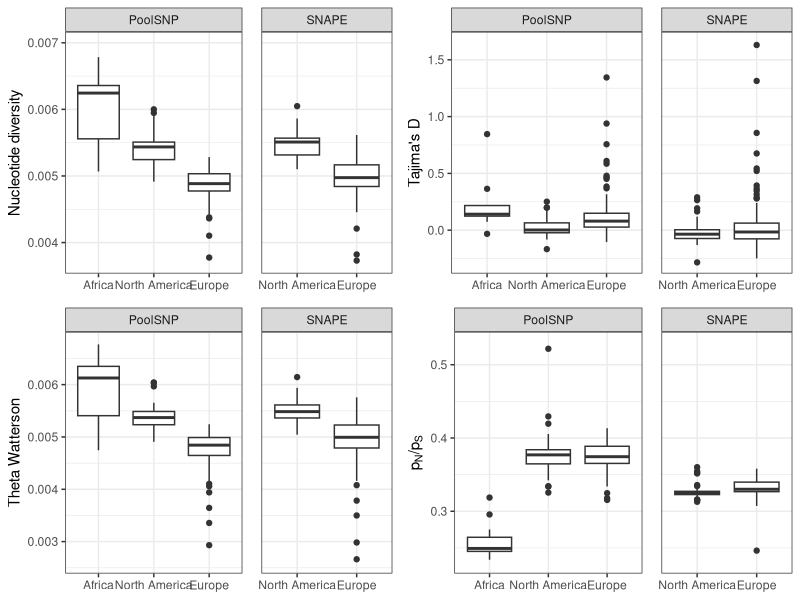

Reproduce this figure in R.
# plot Figure8 - Margot
library(ggplot2)
library("gridExtra")

dat<-read.table(file="Figure8_data.txt",header=T,fill =T,sep="\t")

dat_PoolSNP<-dat[dat$FILE=="PoolSNP",]
dat_SNAPE<-dat[dat$FILE=="SNAPE",]

# PoolSNP plots
plot1<-ggplot(dat_PoolSNP, aes(x=Continent, y=Pi)) + geom_boxplot(, show.legend = FALSE) + labs(y = "Nucleotide diversity") + theme_bw() + theme(axis.title.x=element_blank()) + facet_grid(~ FILE) + scale_x_discrete(limits=c("Africa","North America","Europe")) + scale_y_continuous(limits=c(0.0037, 0.007),breaks=seq(0.004, 0.007, 0.001))  
plot2<-ggplot(dat_PoolSNP, aes(x=Continent, y=Watterson)) + geom_boxplot(, show.legend = FALSE) + labs(y = "Theta Watterson") + theme_bw()  + theme(axis.title.x=element_blank()) + facet_grid(~ FILE) + scale_x_discrete(limits=c("Africa","North America","Europe")) + scale_y_continuous(limits=c(0.0026, 0.0068),breaks=seq(0.003, 0.006, 0.001))  
plot3<-ggplot(dat_PoolSNP, aes(x=Continent, y=Tajima_D)) + geom_boxplot(, show.legend = FALSE) +  labs(y = "Tajima's D") +  theme_bw() + theme(axis.title.x=element_blank()) + facet_grid(~ FILE) + scale_x_discrete(limits=c("Africa","North America","Europe")) + scale_y_continuous(limits=c(-0.285, 1.65),breaks=seq(0, 1.5, 0.5)) 
plot4<-ggplot(dat_PoolSNP, aes(x=Continent, y=pn_ps)) + geom_boxplot(, show.legend = FALSE) + labs(y =expression('p'[N]*'/p'[S])) +  theme_bw() + theme(axis.title.x=element_blank()) + facet_grid(~ FILE) + scale_x_discrete(limits=c("Africa","North America","Europe")) + scale_y_continuous(limits=c(0.23, 0.53),breaks=seq(0.3, 0.5, 0.1)) 

# SNAPE plots
plot5<-ggplot(dat_SNAPE, aes(x=Continent, y=Pi)) + geom_boxplot(, show.legend = FALSE) + labs(y = "Nucleotide diversity") + theme_bw() + theme(axis.title.x=element_blank(),axis.title.y=element_blank(),axis.text.y=element_blank(),axis.ticks.y = element_blank()) + facet_grid(~ FILE) + scale_x_discrete(limits=c("North America","Europe")) + scale_y_continuous(limits=c(0.0037, 0.007),breaks=seq(0.004, 0.007, 0.001))  
plot6<-ggplot(dat_SNAPE, aes(x=Continent, y=Watterson)) + geom_boxplot(, show.legend = FALSE) + labs(y = "Theta Watterson") + theme_bw()  + theme(axis.title.x=element_blank(),axis.title.y=element_blank(),axis.text.y=element_blank(),axis.ticks.y = element_blank()) + facet_grid(~ FILE) + scale_x_discrete(limits=c("North America","Europe")) + scale_y_continuous(limits=c(0.0026, 0.0068),breaks=seq(0.003, 0.006, 0.001))
plot7<-ggplot(dat_SNAPE, aes(x=Continent, y=Tajima_D)) + geom_boxplot(, show.legend = FALSE) +  labs(y = "Tajima's D") +  theme_bw() + theme(axis.title.x=element_blank(),axis.title.y=element_blank(),axis.text.y=element_blank(),axis.ticks.y = element_blank()) + facet_grid(~ FILE) + scale_x_discrete(limits=c("North America","Europe")) + scale_y_continuous(limits=c(-0.285, 1.65),breaks=seq(0, 1.5, 0.5))  
plot8<-ggplot(dat_SNAPE, aes(x=Continent, y=pn_ps)) + geom_boxplot(, show.legend = FALSE) + labs(y =expression('p'[N]*'/p'[S])) +  theme_bw() + theme(axis.title.x=element_blank(),axis.title.y=element_blank(),axis.text.y=element_blank(),axis.ticks.y = element_blank()) + facet_grid(~ FILE) + scale_x_discrete(limits=c("North America","Europe")) + scale_y_continuous(limits=c(0.23, 0.53),breaks=seq(0.3, 0.5, 0.1)) 

# make final Figure 8
grid.arrange(plot1, plot5, plot3, plot7, plot2, plot6,  plot4, plot8, 
        ncol=4, nrow=2, widths=c(1,0.6,1,0.6), heights=c(1, 1))
        

